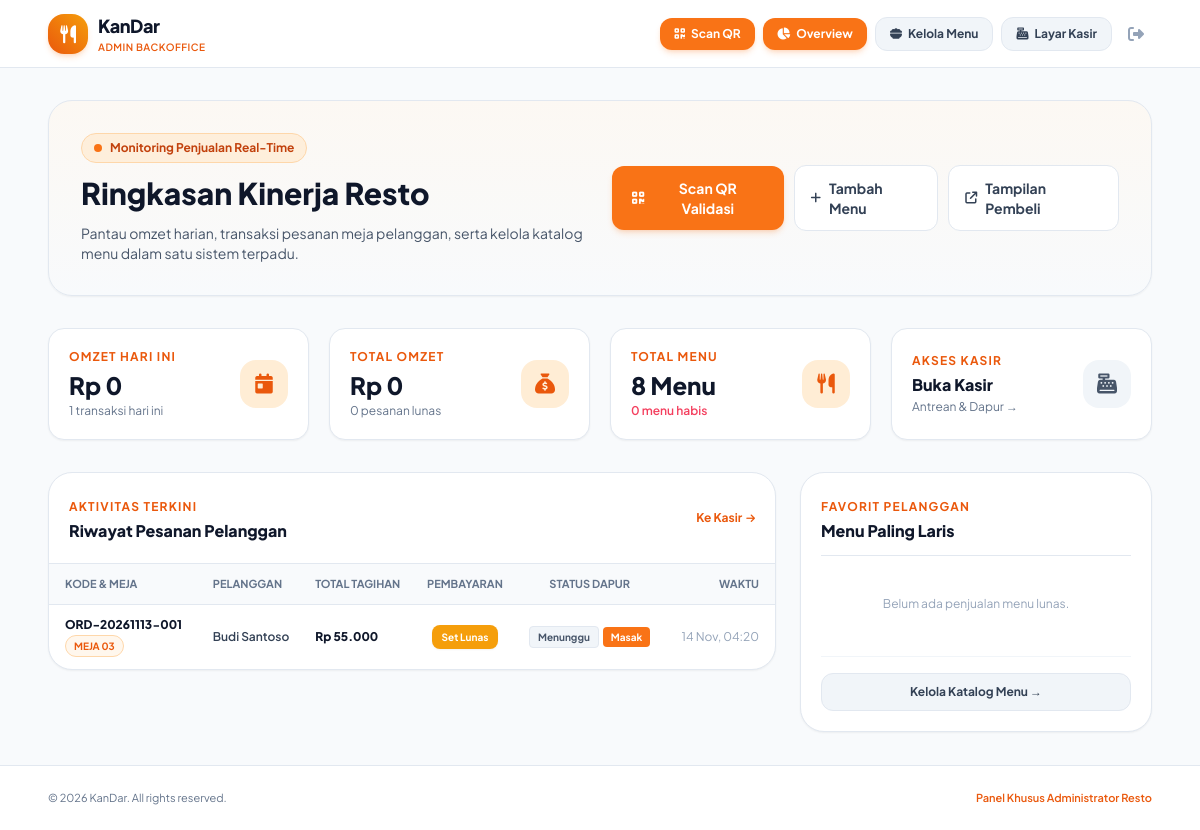
/admin/index.php (signed in), run on the app's committed database.
### tables this page shows
CREATE TABLE `orders` (
    `id` INT AUTO_INCREMENT PRIMARY KEY,
    `kode_pesanan` VARCHAR(30) NOT NULL UNIQUE,
    `nomor_meja` VARCHAR(10) NOT NULL,
    `nama_pelanggan` VARCHAR(100) NOT NULL DEFAULT 'Pelanggan Meja',
    `total_harga` INT NOT NULL DEFAULT 0,
    `status_pembayaran` ENUM('belum_bayar', 'lunas') NOT NULL DEFAULT 'belum_bayar',
    `status_pesanan` ENUM('menunggu', 'dimasak', 'selesai', 'dibatalkan') NOT NULL DEFAULT 'menunggu',
    `metode_pembayaran` VARCHAR(50) NULL DEFAULT 'Tunai / Kasir',
    `created_at` TIMESTAMP DEFAULT CURRENT_TIMESTAMP,
    `updated_at` TIMESTAMP DEFAULT CURRENT_TIMESTAMP ON UPDATE CURRENT_TIMESTAMP
);

### admin/index.php (the view, shortened to what the rows shown need)
<?php
require_once __DIR__ . '/../config/koneksi.php';
require_once __DIR__ . '/../config/helper.php';
$stmt = $pdo->query("
    SELECT * FROM orders
    ORDER BY created_at DESC
    LIMIT 15
");
$riwayat_orders = $stmt->fetchAll();
?>
<!DOCTYPE html>
<html lang="id">
<head>
    <script src="https://cdn.tailwindcss.com"></script>
    <link rel="stylesheet" href="https://cdnjs.cloudflare.com/ajax/libs/font-awesome/6.4.0/css/all.min.css">
</head>
<body class="bg-slate-50 text-slate-800 flex flex-col min-h-screen">
    <main class="max-w-6xl mx-auto px-4 sm:px-6 py-6 sm:py-8 flex-1 w-full space-y-6 sm:space-y-8">
        <div class="bg-gradient-to-b from-orange-50/60 to-slate-50 p-5 sm:p-7 md:p-8 rounded-3xl border border-slate-200 flex flex-col md:flex-row md:items-center justify-between gap-5 sm:gap-6 shadow-sm">
            <div class="space-y-2 sm:space-y-3">
                <h1 class="text-xl sm:text-2xl md:text-3xl font-black text-slate-900 leading-tight">
                    Ringkasan Kinerja Resto
                </h1>
            </div>
        </div>
        <div class="grid grid-cols-1 lg:grid-cols-3 gap-6 items-start">
            <div class="lg:col-span-2 bg-white rounded-3xl border border-slate-200 shadow-sm overflow-hidden">
                <div class="overflow-x-auto" style="-webkit-overflow-scrolling: touch;">
                    <table class="w-full text-left text-xs min-w-[620px]">
                        <thead class="bg-slate-50 text-slate-500 uppercase border-b border-slate-200 font-bold text-[11px]">
                            <tr>
                                <th class="py-3 px-4">Kode & Meja</th>
                                <th class="py-3 px-3">Pelanggan</th>
                                <th class="py-3 px-3">Total Tagihan</th>
                                <th class="py-3 px-3 text-center">Pembayaran</th>
                                <th class="py-3 px-3 text-center">Status Dapur</th>
                                <th class="py-3 px-4 text-right">Waktu</th>
                            </tr>
                        </thead>
                        <tbody class="divide-y divide-slate-100">
                            <?php if (empty($riwayat_orders)): ?>
                                <tr>
                                    <td colspan="6" class="py-10 text-center text-slate-400">Belum ada transaksi.</td>
                                </tr>
                            <?php else: ?>
                                <?php foreach ($riwayat_orders as $ro): ?>
                                    <tr class="hover:bg-orange-50/50 transition">
                                        <td class="py-3 px-4">
                                            <span class="font-extrabold text-slate-900 block"><?= htmlspecialchars($ro['kode_pesanan']) ?></span>
                                            <span class="text-[10px] font-bold text-orange-600 bg-orange-50 px-2 py-0.5 rounded-full uppercase border border-orange-200 inline-block mt-0.5">
                                                Meja <?= htmlspecialchars($ro['nomor_meja']) ?>
                                            </span>
                                        </td>
                                        <td class="py-3 px-3 font-semibold text-slate-700">
                                            <?= htmlspecialchars($ro['nama_pelanggan']) ?>
                                        </td>
                                        <td class="py-3 px-3 font-black text-slate-900">
                                            <?= format_rupiah($ro['total_harga']) ?>
                                        </td>
                                        <td class="py-3 px-3 text-center">
                                            <?php if ($ro['status_pembayaran'] === 'lunas'): ?>
                                                <span class="px-2.5 py-1 bg-orange-500 text-white text-[10px] font-bold rounded-lg shadow-sm inline-block">
                                                    LUNAS
                                                </span>
                                            <?php else: ?>
                                                <form action="../kasir/update_status.php" method="POST" class="inline">
                                                    <button type="submit" class="px-2.5 py-1 bg-amber-500 hover:bg-amber-600 text-white font-bold text-[10px] rounded-lg shadow-sm transition active:scale-95" title="Klik untuk validasi pembayaran">
                                                        Set Lunas
                                                    </button>
                                                </form>
                                            <?php endif; ?>
                                        </td>
                                        <td class="py-3 px-3 text-center">
                                            <div class="inline-flex items-center gap-1">
                                                <?php if ($ro['status_pesanan'] === 'menunggu'): ?>
                                                    <span class="px-2 py-0.5 rounded text-[10px] font-bold bg-slate-100 text-slate-600 border border-slate-200">
                                                        Menunggu
                                                    </span>
                                                    <form action="../kasir/update_status.php" method="POST" class="inline">
                                                        <button type="submit" class="px-2 py-0.5 rounded bg-orange-500 hover:bg-orange-600 text-white font-bold text-[10px] transition active:scale-95" title="Mulai masak">
                                                            Masak
                                                        </button>
                                                    </form>
                                                <?php elseif ($ro['status_pesanan'] === 'selesai'): ?>
                                                    <span class="px-2.5 py-0.5 rounded text-[10px] font-bold bg-emerald-100 text-emerald-800 border border-emerald-200">
                                                        <i class="fa-solid fa-check mr-0.5"></i> Selesai
                                                    </span>
                                                <?php else: ?>
                                                    <span class="px-2 py-0.5 rounded text-[10px] font-bold bg-rose-100 text-rose-800">
                                                        Batal
                                                    </span>
                                                <?php endif; ?>
                                            </div>
                                        </td>
                                        <td class="py-3 px-4 text-slate-400 text-right">
                                            <?= date('d M, H:i', strtotime($ro['created_at'])) ?>
                                        </td>
                                    </tr>
                                <?php endforeach; ?>
                            <?php endif; ?>
                        </tbody>
                    </table>
                </div>
            </div>
        </div>
    </main>
</body>
</html>

### data on the page
orders: kode_pesanan "ORD-20261113-001", nomor_meja "03", nama_pelanggan "Budi Santoso", total_harga "Rp 55.000", created_at "14 Nov, 04:20"

### other printed values
format_rupiah($omzet_hari_ini) "Rp 0"
$pesanan_hari_ini "1"
format_rupiah($total_omzet) "Rp 0"
$total_pesanan_lunas "0"
$total_menu "8"
$total_menu_habis "0"
